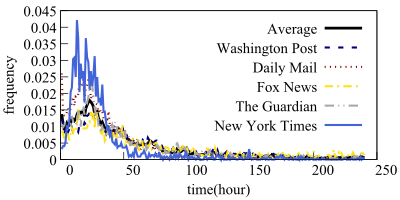

Reproduce this figure in gnuplot.
set datafile separator comma
set terminal pdf size 4, 2 font "Times New Roman,16" enhanced
set termoption enhanced
set output 'comment-duration.pdf'
set lmargin at screen 0.15;
#set rmargin at screen 0.9;
set bmargin at screen 0.2;
set tmargin at screen 0.95;
# Each bar is half the (visual) width of its x-range.
#set boxwidth 10 # absolute
#set style fill solid 1.0 #noborder
#set xrange[0:500]
set xtics nomirror offset 1,0.5
set ytics nomirror offset 0.5, 0
set xlabel 'time(hour)' offset 0,1 
set ylabel 'frequency' offset 2,0
#set key off
pointsize=0.8; 
set style line 1 lw 4 lc rgb '#000000' dt 1
set style line 2 lw 3 lc rgb '#000075' dt 2
set style line 3 lw 3 lc rgb '#800000' dt 3
set style line 4 lw 3 lc rgb '#ffe119' dt 4
set style line 5 lw 3 lc rgb '#a9a9a9' dt 5
set style line 6 lw 3 lc rgb '#4363d8' dt 6
#bin_width = 20;

plot for [col=2:*] "comment-duration.csv" using 1:col w l ls col-1 title columnhead
